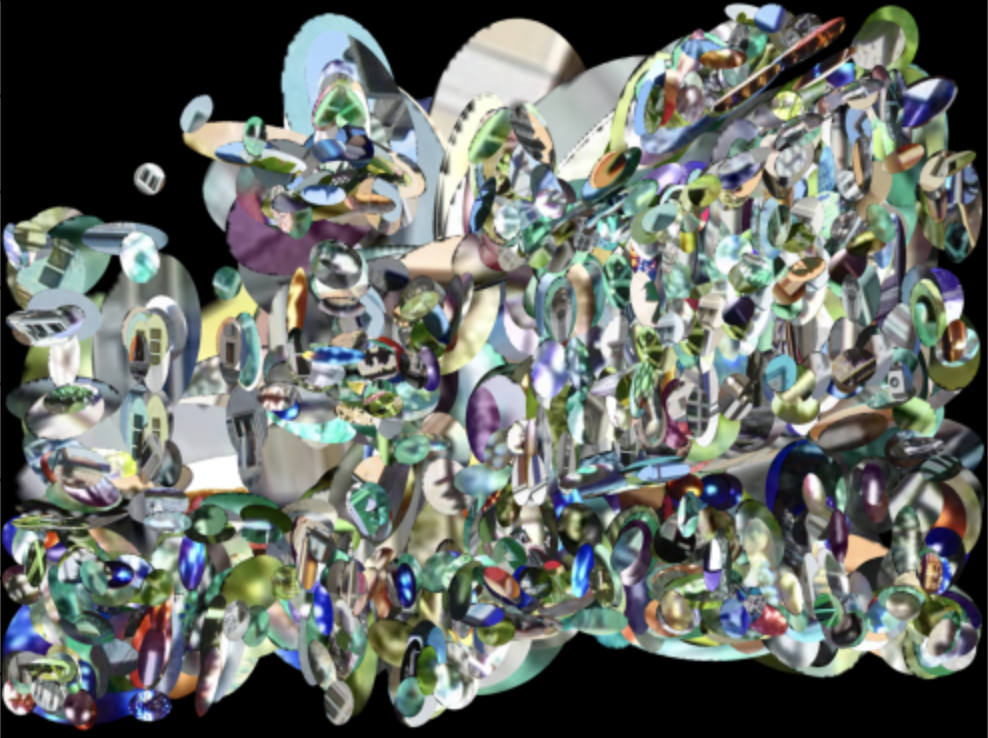
#> input picture blending_proj/data/house.png, 988 x 738 px
$ python remove_background.py data/house.png out.png 0
#> lines starting #> are read from the running program, lines starting #| are printed output that depends on the picture; after the words box and inside, x2 and y2 are one past the last pixel; in counts of white or black regions, pixels touching at a corner belong together
import cv2
import numpy as np
import sys
import argparse
np.set_printoptions(threshold=sys.maxsize)

parser = argparse.ArgumentParser(description="Process some input and output paths with a threshold value.")
parser.add_argument('input_path', type=str, help='The path to the input file.')
parser.add_argument('output_path', type=str, help='The path to the output file.')
parser.add_argument('threshold', type=int, choices=range(0, 256), help='An integer threshold value between 0 and 255.')

args = parser.parse_args()

input_path = args.input_path
output_path = args.output_path
threshold = args.threshold

image_with_alpha = cv2.imread(input_path, cv2.IMREAD_UNCHANGED)
#> image_with_alpha is the input picture: shape (738, 988, 4); mean B, G, R, A 102, 107.1, 101.9, 255

if image_with_alpha.ndim == 2:
    image_with_alpha = cv2.cvtColor(image_with_alpha, cv2.COLOR_GRAY2RGBA)
elif image_with_alpha.shape[2] == 3:
    alpha_channel = np.ones((image_with_alpha.shape[0], image_with_alpha.shape[1]), dtype=image_with_alpha.dtype) * 255
    image_with_alpha = np.dstack((image_with_alpha, alpha_channel))
elif image_with_alpha.shape[2] == 4:
    image_with_alpha = cv2.cvtColor(image_with_alpha, cv2.COLOR_BGRA2RGBA)

# Create a mask where all RGB values are zero (black pixels)
black_mask = (image_with_alpha[:, :, 0] == 0) & (image_with_alpha[:, :, 1] == 0) & (image_with_alpha[:, :, 2] == 0)
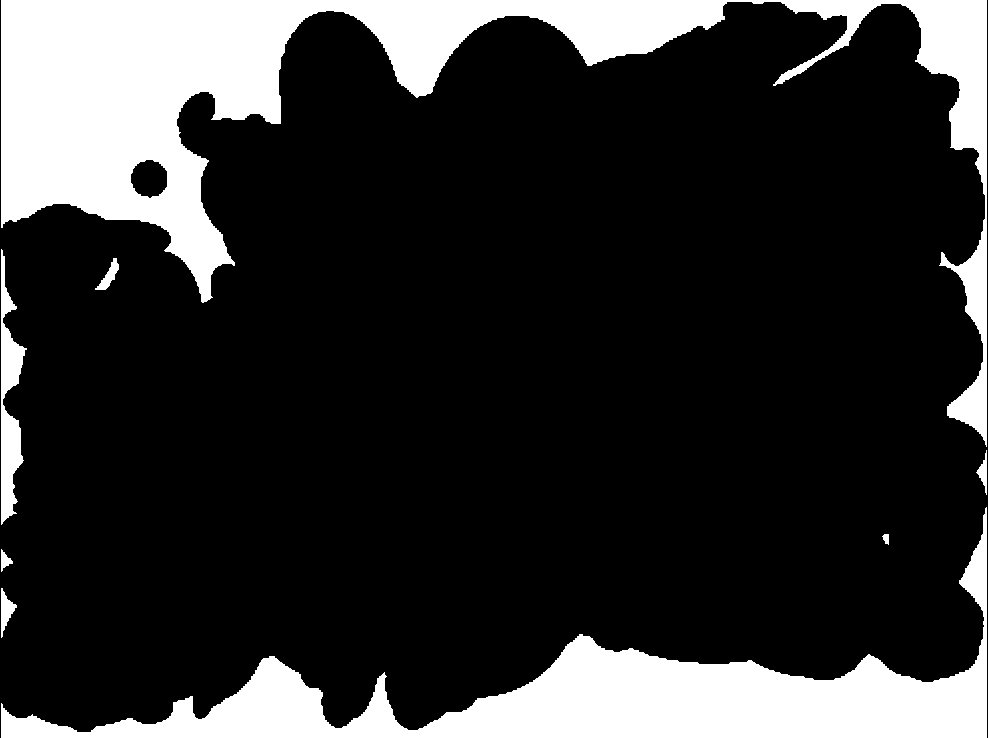
#> black_mask: shape (738, 988) bool; 19.4% white; 8 white regions, largest, box (x1, y1, x2, y2) and area: (1, 0, 987, 447) 85460, (1, 507, 987, 738) 51527, (1, 249, 27, 525) 3337

# Set alpha values to 0 where the mask is True (where pixels are black)
image_with_alpha[black_mask, 3] = 0
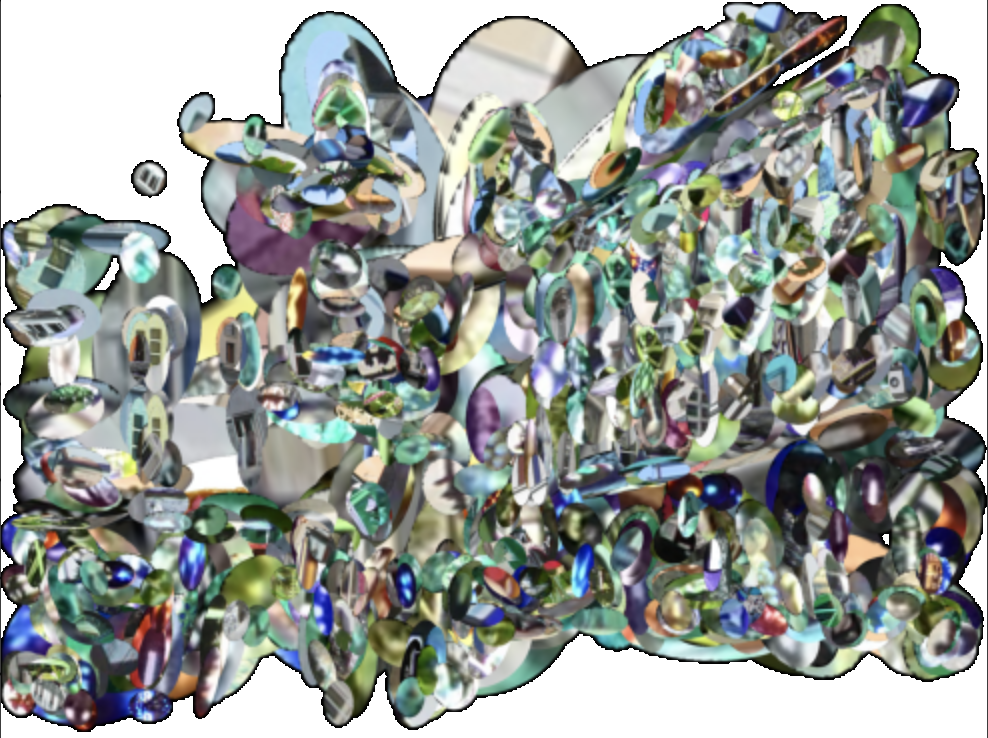
#> image_with_alpha: shape (738, 988, 4); mean R, G, B, A 101.9, 107.1, 102, 205.6; transparent parts drawn white

gray_image = cv2.cvtColor(image_with_alpha[:, :, :3], cv2.COLOR_BGR2GRAY)
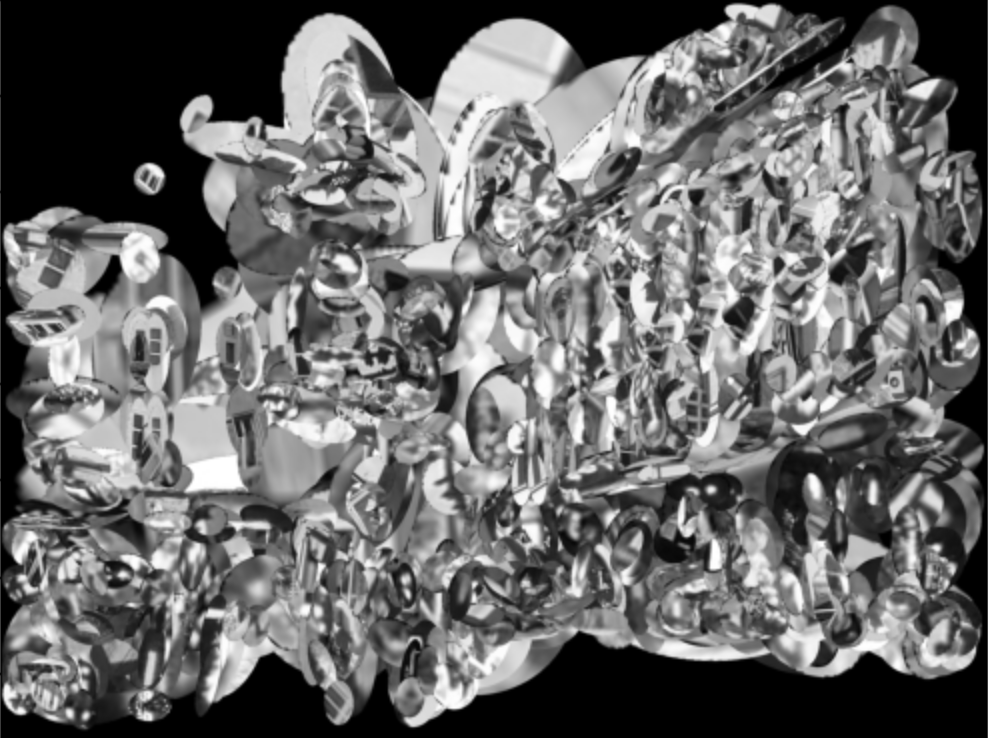
#> gray_image: shape (738, 988); min 0, max 255, mean 105

image_with_alpha[:, :, 3] = np.where(gray_image <= threshold, 0, 255)
#> image_with_alpha: shape (738, 988, 4); 0.03% of pixels changed, all inside (x1, y1, x2, y2) = (1, 15, 987, 732)

cv2.imwrite(output_path, image_with_alpha)
